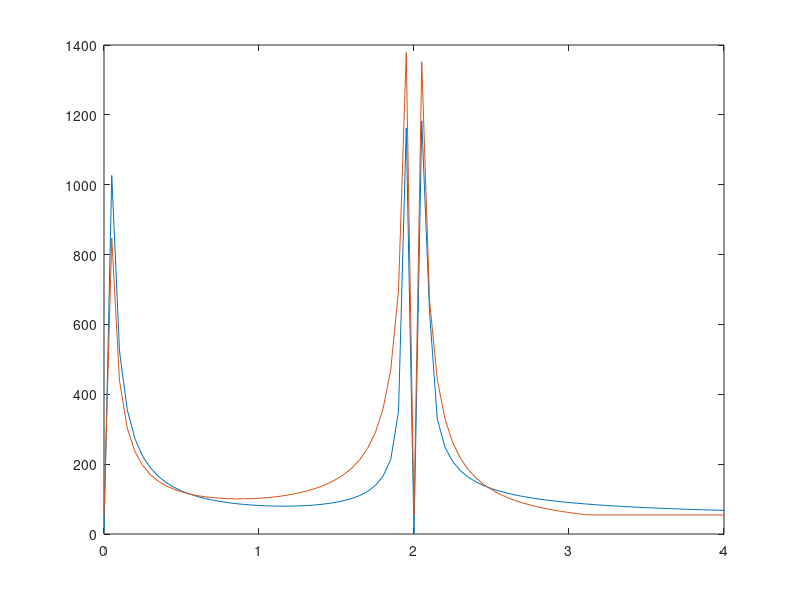

Write MATLAB code to recreate this figure.
clear
close all

c = 343;
fu = 2.5e3;
Nf = 10e3;
freq = logspace(-2,log10(fu),Nf)';
omega = 2*pi*freq;
k = omega / c;

Rssd = 2;
Nssd = 512;
fi = (0:1/Nssd:1-1/Nssd)'*pi-pi/2;
x0 = Rssd*[cos(fi) sin(fi)];
n0 = [ -cos(fi) -sin(fi) ];
xRef = [0,0];

rhoG = sqrt(sum((xRef-x0).^2,2));
dl = Rssd*2*pi/size(x0,1)/2;

dx2 = 0.05;
xs = (0:dx2:4)';
%xs = 1.55;
ys = 0;
[xSource,ySource] = meshgrid(xs,ys);
xSource = [xSource(:),ySource(:)];
%%
for si = 1 : size(xSource)
    si
    xSourceAct = xSource(si,:);

    rVS = norm(xSourceAct);
    rhoP = sqrt(sum( (x0-xSourceAct).^2,2 ));
    kh = (x0-xSourceAct)./rhoP;
    khn = sum(n0 .* kh,2);
    F = 1-2*all(khn<=0); % Focused flag
    if F == 1
        win = double(khn>=0);
    elseif F == -1
        ks = (xSourceAct)/norm(xSourceAct);
        win1 = (kh*ks').^2.*((kh*ks')>0);
        v0 = xRef-xSourceAct;
        win = (xSourceAct-x0)*v0';
         win(win<0) = 0;
        %  tukeyTemplate = tukeywin(200,1);
        %  tukeyTemplate = tukeyTemplate(1:end/2);
        % win = interp1(linspace(0,1,length(tukeyTemplate)),tukeyTemplate,win);
        win = win/max(abs(win));
    end

    dref = sqrt(abs( rhoG.*rhoP./(rhoG+F*rhoP )));
    tau = F*rhoP/c;
    amp = 1/(4*pi)*1./rhoP*norm(xSourceAct)*4*pi;
    Dx = -k.*sqrt(F*8*pi./(1i*k)).*(amp.*win.*dref.*1i.*khn.*dl)'.*exp(-1i*omega.*tau');

    % % Give analytical lower freq. limit
    rP0 = min(rhoP);
    rG0 = min(rhoG);
    cG = (1./rG0);
    cP =  (1./rP0);
    K1 = (2*cP.^2+cG.^2)./(F.*cP+cG);
    K2 = +3/4*(F*cP.^3+cG.^3)./(F.*cP+cG).^2;
    omMin = c*max( abs(K1 - K2), 2/Rssd);
    freqAnal(si) =  omMin/2/pi;

    rS = norm(xSourceAct);
    K = 1/4*abs( abs(rS-Rssd)./rS/Rssd- 5./abs(rS-Rssd) );
    omMin2 = c*max( K, pi/Rssd); 
    freqAnal2(si) =  omMin2/2/pi;

    % Estimate synthesized field at xRef and mesure lower freq. limit
    R0 = sqrt(sum((xRef-x0).^2,2));
    Ptransfer = sum( 1/(4*pi)*Dx.*exp(-1i*omega*R0'/c)./R0',2);
    L0 = -1;
    ixs = find(20*log10(abs(Ptransfer))<L0+0.1 & 20*log10(abs(Ptransfer))>L0);
    if ~isempty(ixs)
        freqMeasured(si) = freq(ixs(1));
    else
        freqMeasured(si) = 0;
    end

end
%%
%%
figure
plot(xSource(:,1), freqMeasured)
hold on
plot(xSource(:,1), freqAnal)
%plot(xSource(:,1), freqAnal2)
%semilogy(xSource(:,1), freqAnal2)
%ylim([10,2e3])
